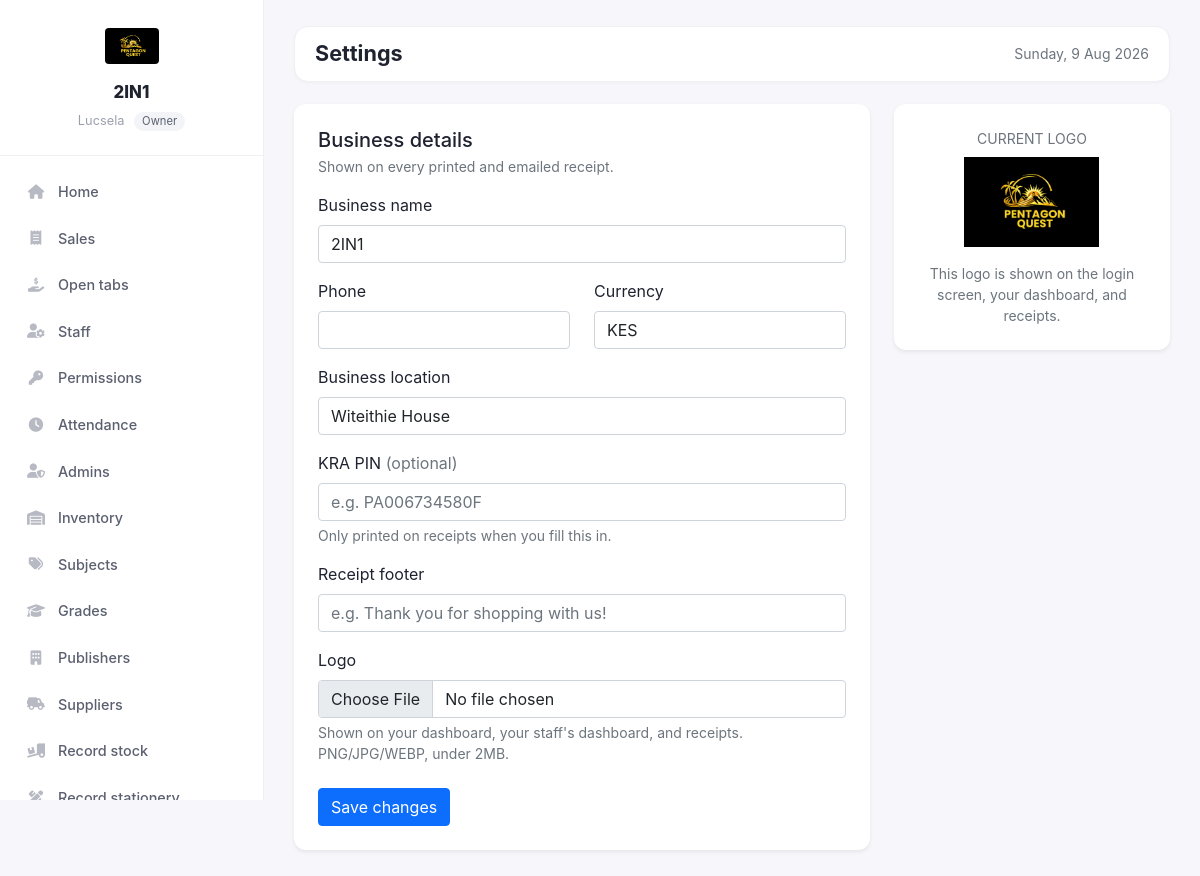
Page /public/super/settings/ (signed in) on the committed database.
### tables this page shows
CREATE TABLE `tenants` (
  `id` int NOT NULL AUTO_INCREMENT,
  `name` varchar(150) NOT NULL,
  `slug` varchar(150) NOT NULL,
  `owner_user_id` int DEFAULT NULL,
  `status` enum('active','suspended','cancelled') NOT NULL DEFAULT 'active',
  `logo_path` varchar(255) DEFAULT NULL,
  `currency` varchar(8) NOT NULL DEFAULT 'KES',
  `phone` varchar(30) DEFAULT NULL,
  `address` varchar(255) DEFAULT NULL,
  `receipt_footer` varchar(255) DEFAULT NULL,
  `kra_pin` varchar(20) DEFAULT NULL,
  `created_at` datetime NOT NULL DEFAULT CURRENT_TIMESTAMP,
  `updated_at` datetime NOT NULL DEFAULT CURRENT_TIMESTAMP ON UPDATE CURRENT_TIMESTAMP,
  PRIMARY KEY (`id`),
  UNIQUE KEY `uq_tenant_slug` (`slug`),
  KEY `idx_tenant_status` (`status`)
);

### app/app.php (called while the page is built, shortened)
<?php
require_once __DIR__ . '/helpers/PathConfig.php';
spl_autoload_register(function ($class) {
    foreach (['Models\\' => '/app/models/', 'Controllers\\' => '/app/controllers/'] as $prefix => $dir) {
        if (strpos($class, $prefix) === 0) {
            $file = ROOT_PATH . $dir . substr($class, strlen($prefix)) . '.php';
            if (is_file($file)) { require_once $file; return; }
        }
    }
    foreach (['/app/helpers/', '/app/services/'] as $dir) {
        $file = ROOT_PATH . $dir . $class . '.php';
        if (is_file($file)) { require_once $file; return; }
    }
});

### app/helpers/TenantContext.php (called while the page is built, shortened)
<?php
class TenantContext
{
    private static ?int $userId   = null;
    private static ?int $tenantId = null;
    private static ?string $role  = null;
    private static array $caps    = [];
    public static function boot(): void
    {
        self::$userId   = $_SESSION['user_id']      ?? null;
        self::$tenantId = $_SESSION['tenant_id']    ?? null;
        self::$role     = $_SESSION['role']         ?? null;
        self::$caps     = $_SESSION['capabilities'] ?? [];
    }
    public static function userId(): ?int   { self::ensure(); return self::$userId; }
    public static function tenantId(): ?int { self::ensure(); return self::$tenantId; }
    public static function role(): ?string  { self::ensure(); return self::$role; }
    public static function can(string $cap): bool
    {
        return in_array(Capabilities::ALL, self::$caps, true)
            || in_array($cap, self::$caps, true);
    }
}

### app/models/Model.php (called while the page is built, shortened)
<?php
abstract class Model
{
    protected PDO $db;
    protected string $table;
    protected bool $tenantScoped = true;
    public function __construct(?PDO $db = null)
    {
        $this->db = $db ?? \Database::pdo();
    }
    protected function scopeTenantId(): ?int
    {
        if (!$this->tenantScoped) {
            return null;
        }
        $tid = \TenantContext::tenantId();
        return $tid;
    }
    public function find(int $id): ?array
    {
        $sql = "SELECT * FROM {$this->table} WHERE id = :id";
        $params = [':id' => $id];
        $stmt = $this->db->prepare($sql);
        $stmt->execute($params);
        $row = $stmt->fetch();
        return $row ?: null;
    }
}

### app/helpers/Branding.php (called while the page is built, shortened)
<?php
class Branding
{
    public static function tenantLogo(?array $tenant): string
    {
        if ($tenant && !empty($tenant['logo_path'])) {
            return public_url(self::normalizeStoredPath($tenant['logo_path']));
        }
        return self::loginLogo();
    }
    private static function normalizeStoredPath(string $path): string
    {
        $path = ltrim($path, '/');
        if (strpos($path, 'public/') === 0) {
            $path = substr($path, strlen('public/'));
        }
        return $path;
    }
}

### app/helpers/PathConfig.php (called while the page is built, shortened)
<?php
if (!function_exists('public_url')) {
    function public_url(string $path = ''): string
    {
        $base = defined('BASE_URL') ? (string) BASE_URL : '/public';
        $base = rtrim($base, '/');
        $path = ltrim($path, '/');
        return $base === '' ? '/' . ($path !== '' ? $path : '') : $base . '/' . $path;
    }
}

### public/super/settings/index.php (the view, shortened to what this page needs)
<?php
require_once __DIR__ . '/../../../app/app.php';
$pdo = Database::pdo();
$tenantId = TenantContext::tenantId();
$tenantModel = new Models\TenantModel($pdo);
$__tenant = $tenantModel->find($tenantId);
?>
<div class="row g-4">
  <div class="col-12 col-lg-8">
    <div class="card border-0 shadow-sm" style="border-radius:12px;">
      <div class="card-body p-4">
        <h2 class="h5 mb-1">Business details</h2>
        <p class="text-muted small mb-3">Shown on every printed and emailed receipt.</p>
        <form method="post" enctype="multipart/form-data">
          <div class="mb-3">
            <label class="form-label fw-semibold">Business name</label>
            <input type="text" name="name" class="form-control" required
                   value="<?php echo htmlspecialchars($__tenant['name'] ?? ''); ?>">
          </div>
          <div class="row">
            <div class="col-md-6 mb-3">
              <label class="form-label fw-semibold">Phone</label>
              <input type="text" name="phone" class="form-control"
                     value="<?php echo htmlspecialchars($__tenant['phone'] ?? ''); ?>">
            </div>
            <div class="col-md-6 mb-3">
              <label class="form-label fw-semibold">Currency</label>
              <input type="text" name="currency" class="form-control" maxlength="8"
                     value="<?php echo htmlspecialchars($__tenant['currency'] ?? 'KES'); ?>">
            </div>
          </div>
          <div class="mb-3">
            <label class="form-label fw-semibold">Business location</label>
            <input type="text" name="address" class="form-control" placeholder="e.g. Kitengela, St. Monica's Rd"
                   value="<?php echo htmlspecialchars($__tenant['address'] ?? ''); ?>">
          </div>
          <div class="mb-3">
            <label class="form-label fw-semibold">KRA PIN <span class="text-muted fw-normal">(optional)</span></label>
            <input type="text" name="kra_pin" class="form-control" placeholder="e.g. PA006734580F"
                   value="<?php echo htmlspecialchars($__tenant['kra_pin'] ?? ''); ?>">
            <div class="form-text">Only printed on receipts when you fill this in.</div>
          </div>
          <div class="mb-3">
            <label class="form-label fw-semibold">Receipt footer</label>
            <input type="text" name="receipt_footer" class="form-control"
                   placeholder="e.g. Thank you for shopping with us!"
                   value="<?php echo htmlspecialchars($__tenant['receipt_footer'] ?? ''); ?>">
          </div>
          <div class="mb-4">
            <label class="form-label fw-semibold">Logo</label>
            <input type="file" name="logo" class="form-control" accept="image/png,image/jpeg,image/webp">
            <div class="form-text">Shown on your dashboard, your staff's dashboard, and receipts. PNG/JPG/WEBP, under 2MB.</div>
          </div>
          <button class="btn btn-primary">Save changes</button>
        </form>
      </div>
    </div>
  </div>
  <div class="col-12 col-lg-4">
    <div class="card border-0 shadow-sm" style="border-radius:12px;">
      <div class="card-body text-center p-4">
        <div class="text-muted small text-uppercase mb-2">Current logo</div>
        <img src="<?php echo htmlspecialchars(Branding::tenantLogo($__tenant)); ?>"
             alt="Logo" style="max-height:90px;max-width:100%;object-fit:contain;">
        <div class="text-muted small mt-3">This logo is shown on the login screen, your dashboard, and receipts.</div>
      </div>
    </div>
  </div>
</div>
<?php
include __DIR__ . '/../../templates/tenants/layout.php';

### public/components/tenants/sidebar.php (shortened to what this page needs)
<?php
require_once __DIR__ . '/../../../app/helpers/PathConfig.php';
$__tenant   = $__tenant ?? null;
$shopName   = $__tenant['name'] ?? 'My Shop';
$logo = Branding::tenantLogo($__tenant);
$username   = $_SESSION['username'] ?? 'User';
$roleLabel  = TenantContext::role() === 'tenant_owner' ? 'Owner' : 'Staff';
$uri        = $_SERVER['REQUEST_URI'] ?? '';
$dashUrl    = TenantContext::role() === 'staff' ? public_url('staff/dashboard/') : public_url('super/dashboard/');
$isOn = function (string $needle) use ($uri): string {
    return strpos($uri, $needle) !== false ? 'active' : '';
};
?>
<aside class="t-sidebar" id="tSidebar">
    <div class="t-brand">
        <img class="t-logo" src="<?php echo htmlspecialchars($logo); ?>" alt="<?php echo htmlspecialchars($shopName); ?>">
        <div class="t-shop"><?php echo htmlspecialchars($shopName); ?></div>
        <div class="t-user">
            <?php echo htmlspecialchars($username); ?>
            <span class="t-role"><?php echo htmlspecialchars($roleLabel); ?></span>
        </div>
    </div>
    <nav class="t-nav">
        <a class="t-link <?php echo $isOn('/dashboard'); ?>" href="<?php echo $dashUrl; ?>">
            <i class="fas fa-house"></i><span>Home</span>
        </a>
        <?php if (TenantContext::role() === 'tenant_owner'): ?>
        <a class="t-link <?php echo $isOn('/super/sales'); ?>" href="<?php echo public_url('super/sales/'); ?>"><i class="fas fa-receipt"></i><span>Sales</span></a>
        <?php endif; ?>
        <?php if (TenantContext::can(Capabilities::SALES_RECORD)): ?>
        <a class="t-link <?php echo $isOn('/super/orders'); ?>" href="<?php echo public_url('super/orders/'); ?>"><i class="fas fa-hand-holding-dollar"></i><span>Open tabs</span></a>
        <?php endif; ?>
        <?php if (TenantContext::can(Capabilities::STAFF_MANAGE)):
            $onPermissions = strpos($uri, 'permissions') !== false;
            $onAttendance  = strpos($uri, 'attendance') !== false;
        ?>
        <a class="t-link <?php echo ($isOn('/super/staff') && !$onPermissions && !$onAttendance) ? 'active' : ''; ?>" href="<?php echo public_url('super/staff/'); ?>">
            <i class="fas fa-user-gear"></i><span>Staff</span>
        </a>
        <a class="t-link <?php echo $onPermissions ? 'active' : ''; ?>" href="<?php echo public_url('super/staff/permissions.php'); ?>">
            <i class="fas fa-key"></i><span>Permissions</span>
        </a>
        <a class="t-link <?php echo $onAttendance ? 'active' : ''; ?>" href="<?php echo public_url('super/staff/attendance.php'); ?>">
            <i class="fas fa-clock"></i><span>Attendance</span>
        </a>
        <?php endif; ?>
        <?php if (TenantContext::role() === 'tenant_owner' && (int) ($__tenant['owner_user_id'] ?? 0) === (int) TenantContext::userId()): ?>
        <a class="t-link <?php echo $isOn('/super/admins'); ?>" href="<?php echo public_url('super/admins/'); ?>">
            <i class="fas fa-user-shield"></i><span>Admins</span>
        </a>
        <?php endif; ?>
        <?php if (TenantContext::can(Capabilities::INVENTORY_VIEW) || TenantContext::can(Capabilities::INVENTORY_EDIT)): ?>
        <a class="t-link <?php echo $isOn('/super/inventory'); ?>" href="<?php echo public_url('super/inventory/'); ?>">
            <i class="fas fa-warehouse"></i><span>Inventory</span>
        </a>
        <?php endif; ?>
        <?php if (TenantContext::can(Capabilities::INVENTORY_EDIT)):
            $onStationeryCats = strpos($uri, '/super/categories') !== false && ($_GET['type'] ?? '') === 'stationery';
        ?>
        <a class="t-link <?php echo (strpos($uri, '/super/categories') !== false && !$onStationeryCats) ? 'active' : ''; ?>" href="<?php echo public_url('super/categories/'); ?>">
            <i class="fas fa-tags"></i><span>Subjects</span>
        </a>
        <a class="t-link <?php echo $isOn('/super/grades'); ?>" href="<?php echo public_url('super/grades/'); ?>">
            <i class="fas fa-graduation-cap"></i><span>Grades</span>
        </a>
        <a class="t-link <?php echo $isOn('/super/publishers'); ?>" href="<?php echo public_url('super/publishers/'); ?>">
            <i class="fas fa-building"></i><span>Publishers</span>
        </a>
        <a class="t-link <?php echo $isOn('/super/suppliers'); ?>" href="<?php echo public_url('super/suppliers/'); ?>">
            <i class="fas fa-truck-field"></i><span>Suppliers</span>
        </a>
        <a class="t-link <?php echo $isOn('/super/stock'); ?>" href="<?php echo public_url('super/stock/new.php'); ?>">
            <i class="fas fa-truck-loading"></i><span>Record stock</span>
        </a>
        <?php endif; ?>
        <?php if (TenantContext::can(Capabilities::STOCK_ENTER)): ?>
        <a class="t-link <?php echo $isOn('/super/stationery'); ?>" href="<?php echo public_url('super/stationery/new.php'); ?>">
            <i class="fas fa-pen-ruler"></i><span>Record stationery</span>
        </a>
        <?php endif; ?>
    </nav>
</aside>

### public/templates/tenants/layout.php (style rules this page uses)
:root { --pos-green:#16a34a; --pos-green-dark:#15803d; --pos-green-light:#f0fdf4; --pos-bg:#f7f7fb; --pos-ink:#1f2330; }
* { box-sizing:border-box; }
body { margin:0;font-family:-apple-system,'Segoe UI',Roboto,Arial,sans-serif;background:var(--pos-bg);color:var(--pos-ink); }
.btn-primary { --bs-btn-bg:var(--pos-green); --bs-btn-border-color:var(--pos-green); --bs-btn-hover-bg:var(--pos-green-dark); --bs-btn-hover-border-color:var(--pos-green-dark); --bs-btn-active-bg:var(--pos-green-dark); --bs-btn-active-border-color:var(--pos-green-dark); --bs-btn-disabled-bg:var(--pos-green); --bs-btn-disabled-border-color:var(--pos-green); }
a { color:var(--pos-green); }
.card { border-radius:14px; }

### public/components/tenants/sidebar.php (style rules this page uses)
:root { --t-bg:#fff; --t-bg2:var(--pos-green-light,#f0fdf4); --t-line:#eef0f4; --t-accent:var(--pos-green,#16a34a); --t-text:#5b6070; }
.t-sidebar { width:264px; background:var(--t-bg); color:var(--t-text); position:fixed; left:0; top:0; height:100vh; overflow-y:auto; z-index:1001; transition:transform .3s ease; border-right:1px solid var(--t-line); }
.t-brand { padding:24px 20px; border-bottom:1px solid var(--t-line); text-align:center; position:relative; }
.t-logo { height:44px; max-width:160px; object-fit:contain; border-radius:8px; padding:4px; }
.t-shop { margin-top:12px; font-weight:800; color:#1f2330; font-size:1.05rem; }
.t-user { margin-top:6px; font-size:.8rem; color:#9aa0ac; }
.t-role { display:inline-block; margin-left:6px; padding:1px 8px; border-radius:999px; background:#f3f4f7; color:#5b6070; font-size:.7rem; }
.t-nav { padding:14px 12px; }
.t-link { display:flex; align-items:center; gap:12px; padding:11px 14px; border-radius:10px; color:var(--t-text); text-decoration:none; font-size:.9rem; margin-bottom:3px; font-weight:500; }
.t-link i { width:20px; color:#b7bac3; text-align:center; }

### rows in the picture
tenants: logo_path (picture), name "2IN1", currency "KES", address "Witeithie House"

### other values in the picture
$username "Lucsela"
$roleLabel "Owner"
$page_title "Settings"
